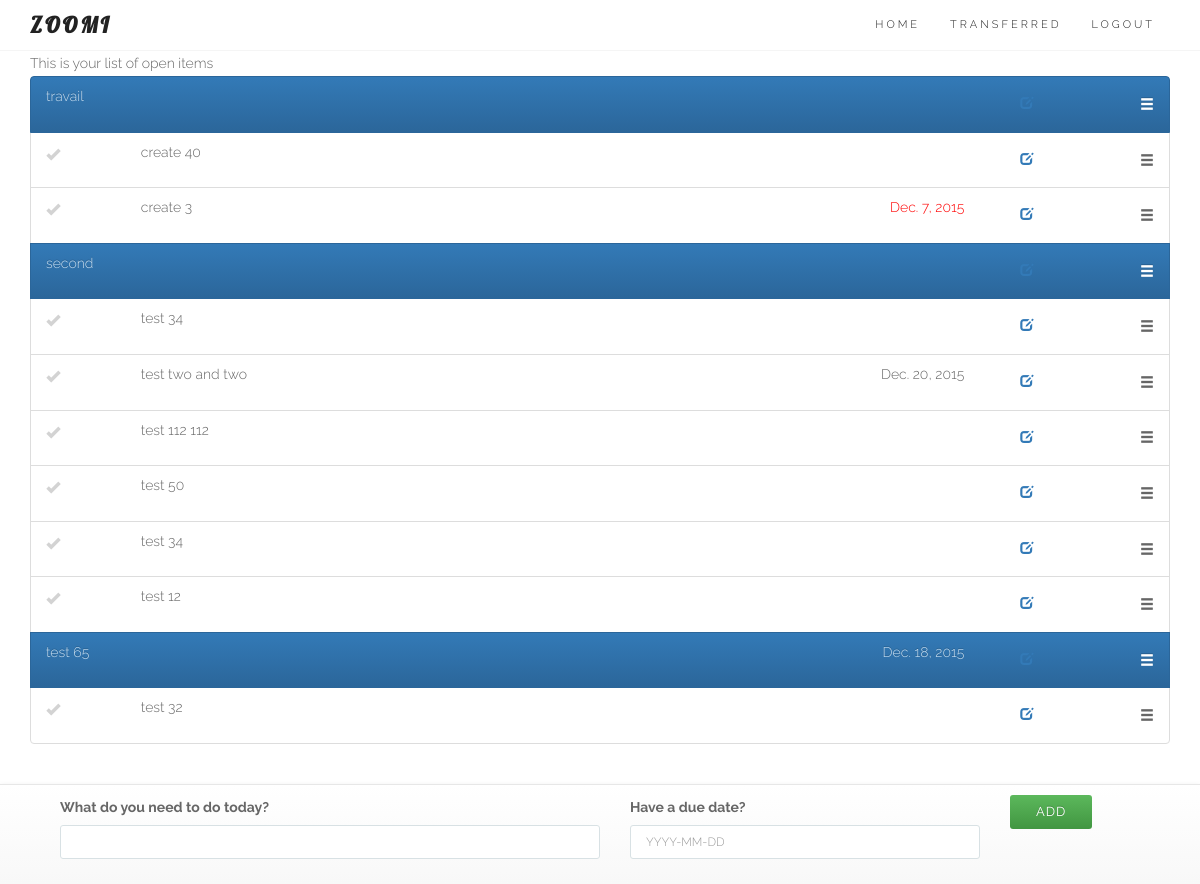
The app's page / (signed in), older data.
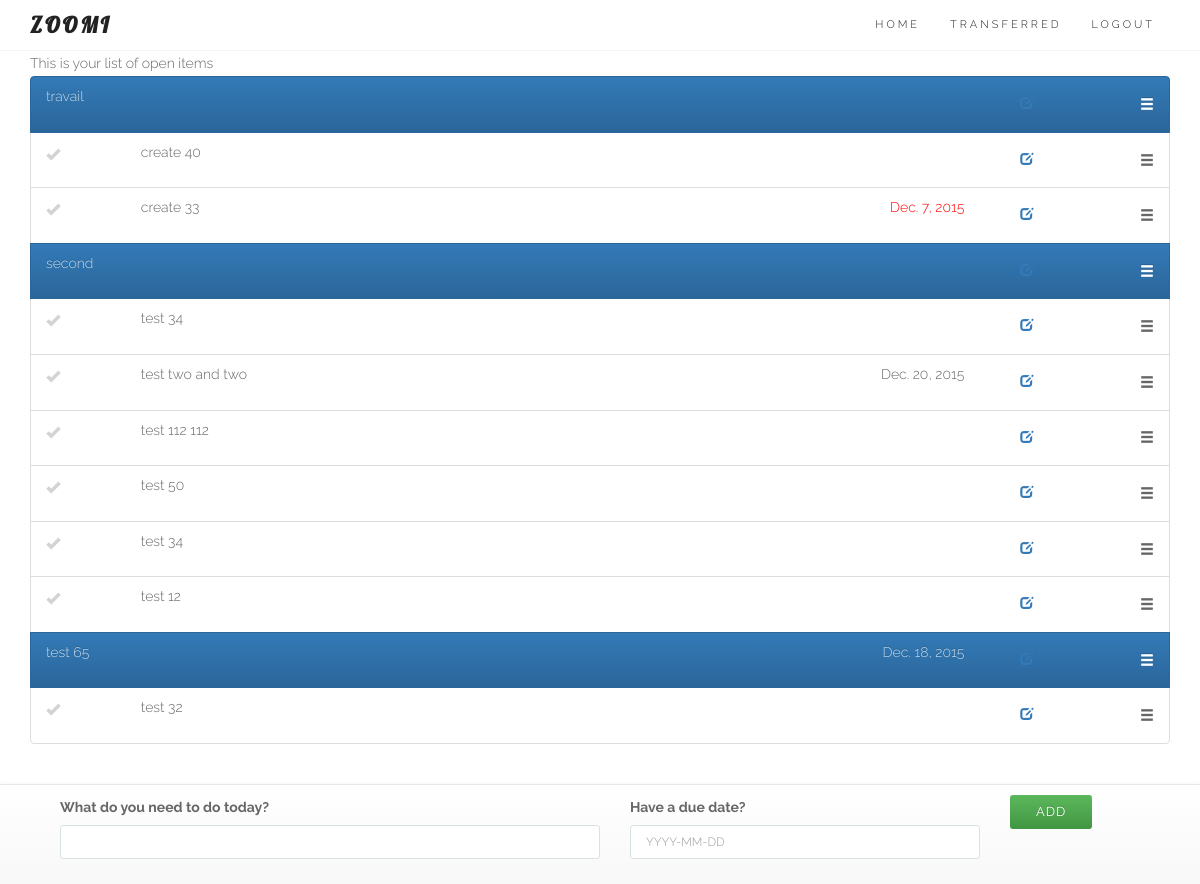
The same page, newer data.
### core/models.py (models this page shows, shortened)
class Entry(models.Model):
	user = models.ForeignKey(User)
	name = models.CharField(max_length=50)
	data = models.CharField(max_length=200, blank=True)
	order = models.IntegerField(default=1000)
	duedate = models.DateField(null=True, blank=True)
	done = models.BooleanField(default=False) # 0 = to do / 1 = completed
	impediment = models.BooleanField(default=False) # 0 = No / 1 = Yes
	transfered = models.BooleanField(default=False) # 0 = No / 1 = Yes = no longer in your List
	assignees = models.ManyToManyField(User, related_name='assignees',blank=True)
	section = models.BooleanField(default=False) # 0 = No / 1 = Yes
	created_at = models.DateTimeField(auto_now_add=True)
	class Meta:
		ordering = ['order']
		verbose_name_plural = "entries"
	def __str__(self):
		return str(self.name)
	def update_modal_entry_url(self):
		return reverse (viewname="entrymodal", args=[self.id])

### core/views.py (the view, shortened to what this page needs)
# urls.py: url(r'^$', login_required(coreviews.EntryListAppendViewBS.as_view()), name='entrylistBS'), # Bootstrap test
class EntryListAppendViewBS(ListAppendView):
	model = coremodels.Entry
	template_name = 'entry/listBS.html'
	context_object_name = 'entry'
	def get_queryset(self):
		return coremodels.Entry.objects.filter(Q(user=self.request.user, transfered=0) | Q(assignees=self.request.user), done=False).order_by('order')

### core/models.py
class EntryCreateForm(ModelForm):
	class Meta:
		model = Entry
		fields = ['name','duedate'] # the form on the homepage
	def __init__(self, *args, **kwargs): # current_business, as parameter (cf Creeam)
		super(EntryCreateForm, self).__init__(*args, **kwargs)
		self.fields['name'].label = "What do you need to do today?"
		self.fields['duedate'].label = "Have a due date?"
		self.fields['duedate'].widget.attrs['placeholder'] = "YYYY-MM-DD"
		self.fields['name'].widget.attrs['autofocus'] = "on"

### core/models.py (called while the page is built)
	def get(self, request, *args, **kwargs):
		self.object_list = self.get_queryset()
		allow_empty = self.get_allow_empty()
		if not allow_empty and len(self.object_list) == 0:
			raise Http404(_(u"Empty list and '%(class_name)s.allow_empty' is False.")
							% {'class_name': self.__class__.__name__})
		self.object = None
		form_class = self.get_form_class()
		form = self.get_form(form_class)
		context = self.get_context_data(object_list=self.object_list, form=form)
		return self.render_to_response(context)

### templates/entry/listBS.html (shortened to what this page needs)
{% extends "base/theme.html" %}
{% load sitegate %}
{% load staticfiles %}
{% block page_sub_title %}
This is your list of open items
{% endblock %}
{% block content %}
<link rel="stylesheet" href="{% static "css/zoomi.css" %}">
<section id="services">
	<div class="container">
		<div class="row ">
			<div class="col-lg-12 text-center">
						<ul id="todo_list_BS">
						   	{% for objects in object_list %}
									{% include 'entry/detailsBS.html' %}
							{% endfor %}
						</ul>
			</div>
		</div>
	</div>
</section>
{% endblock %}
{% block footer %}
	<footer class="navbar navbar-default navbar-fixed-bottom">
		<div class="container">
			{% include 'entry/create.html' %}
		</div>
	</footer>
{% endblock %}

### templates/entry/detailsBS.html
								<li id="entry_{{ objects.id }}" class="list-group-item {% if objects.section == 1 %}active{% endif %}">
								  	<div class="row">
										<div class="{% if objects.section == 1 %}hidden-xs hidden-sm hidden-md{% else %}col-xs-1 col-sm-1 col-md-1{% endif %}">
								   			<span class="{% if objects.section == 0 %}glyphicon glyphicon-ok entrycheckmark{% endif %} {% if objects.done == 1 %}completed{% else %}todo{% endif %}" onclick="EntryComplete({{ objects.id }})"> </span>
								   		</div>
								   		<div class="col-xs-9 col-sm-6 col-md-6 text-left">
								   			<p class="list-group-item-text">{{ objects }}</p>
								   		</div>
								   		{% if objects.section == 1 %}
											<div class="col-xs-1 col-sm-1 col-md-1"></div>
										{% endif %}
								   		<div class="hidden-xs col-sm-3 col-md-3 text-right">
								   			<p class="list-group-item-text">
										        {% if objects.duedate %}
										            <span class="
										                {% if objects.duedate|timesince >= "1 min" %}
										                overdue
										                {% endif %}
										                ">
										                {{ objects.duedate }}
										            </span>
										        {% endif %}
								   			</p>
									    </div>
								   		<div class="col-xs-1 col-sm-1 col-md-1 text-right">
								   			<button type="button" class="btn btn-link" data-toggle="modal" data-toload="{{ objects.update_modal_entry_url }}" data-backdrop="true" data-target="#editModal">
												<span class="glyphicon glyphicon-edit editor">
								   			</button>
									    </div>
								   		<div class="hidden-xs col-sm-1 col-md-1 text-right">
								   			<span class="glyphicon glyphicon-menu-hamburger selector">
									    </div>
									</div>
								</li>

Row changes from the older to the newer data that the page shows:
changed Entry: name "create 3" → "create 33"
